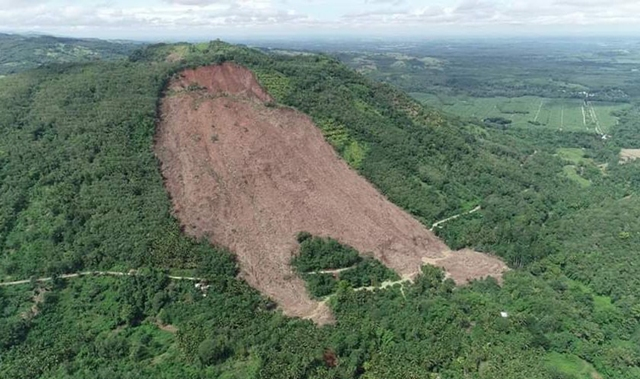
#> input picture Processamento de Imagem/Earthquake_Filipinas.jpeg, 640 x 379 px, given in place of the camera
$ python Object_Detection_and_Object_Tracking.py
#> lines starting #> are read from the running program, lines starting #| are printed output that depends on the picture; after the words box and inside, x2 and y2 are one past the last pixel; in counts of white or black regions, pixels touching at a corner belong together
"""import cv2
import numpy as np

def nothing(x):
    pass

cv2.namedWindow("Tracking")
cv2.createTrackbar("LH", "Tracking", 0, 255, nothing)  #low hue
cv2.createTrackbar("LS", "Tracking", 0, 255, nothing)  #low saturation
cv2.createTrackbar("LV", "Tracking", 0, 255, nothing)  #low value
cv2.createTrackbar("UH", "Tracking", 255, 255, nothing) #up hue
cv2.createTrackbar("US", "Tracking", 255, 255, nothing) #up saturation
cv2.createTrackbar("UV", "Tracking", 255, 255, nothing) #up value

while True:
    frame = cv2.imread('smarties.png')

    hsv = cv2.cvtColor(frame, cv2.COLOR_BGR2HSV)

    l_h = cv2.getTrackbarPos("LH", "Tracking")
    l_s = cv2.getTrackbarPos("LS", "Tracking")
    l_v = cv2.getTrackbarPos("LV", "Tracking")

    u_h = cv2.getTrackbarPos("UH", "Tracking")
    u_s = cv2.getTrackbarPos("US", "Tracking")
    u_v = cv2.getTrackbarPos("UV", "Tracking")

    l_b = np.array([l_h, l_s, l_v])
    u_b = np.array([u_h, u_s, u_v])

    mask = cv2.inRange(hsv, l_b, u_b)

    res = cv2.bitwise_and(frame, frame, mask=mask)

    cv2.imshow("frame", frame)
    cv2.imshow("mask", mask)
    cv2.imshow("res", res)

    key = cv2.waitKey(1)
    if key == 27:
        break

cv2.destroyAllWindows()
"""

import cv2
import numpy as np

def nothing(x):
    pass

cap = cv2.VideoCapture(0);

cv2.namedWindow("Tracking")
cv2.createTrackbar("LH", "Tracking", 0, 255, nothing)
#> slider 'LH' is set to 51
cv2.createTrackbar("LS", "Tracking", 0, 255, nothing)
#> slider 'LS' is set to 51
cv2.createTrackbar("LV", "Tracking", 0, 255, nothing)
#> slider 'LV' is set to 51
cv2.createTrackbar("UH", "Tracking", 255, 255, nothing)
cv2.createTrackbar("US", "Tracking", 255, 255, nothing)
cv2.createTrackbar("UV", "Tracking", 255, 255, nothing)

while True:
    #frame = cv2.imread('smarties.png')
    _, frame = cap.read()
#> frame is the input picture: shape (379, 640, 3); mean B, G, R 107, 123.4, 107.5

    hsv = cv2.cvtColor(frame, cv2.COLOR_BGR2HSV)
#> hsv: shape (379, 640, 3); mean H, S, V 59.1, 65.7, 129.1

    l_h = cv2.getTrackbarPos("LH", "Tracking")
    l_s = cv2.getTrackbarPos("LS", "Tracking")
    l_v = cv2.getTrackbarPos("LV", "Tracking")

    u_h = cv2.getTrackbarPos("UH", "Tracking")
    u_s = cv2.getTrackbarPos("US", "Tracking")
    u_v = cv2.getTrackbarPos("UV", "Tracking")

    l_b = np.array([l_h, l_s, l_v])
    u_b = np.array([u_h, u_s, u_v])

    mask = cv2.inRange(hsv, l_b, u_b)
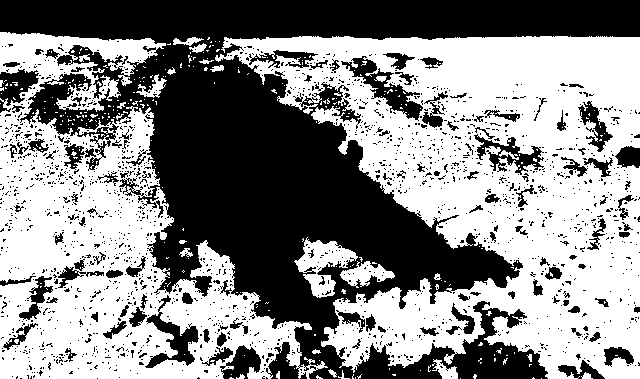
#> mask: shape (379, 640); 54.2% white; 1770 black regions (1645 under 20 px), largest, box (x1, y1, x2, y2) and area: (0, 0, 640, 379) 89809, (341, 56, 423, 121) 1481, (145, 295, 199, 368) 1243

    res = cv2.bitwise_and(frame, frame, mask=mask)
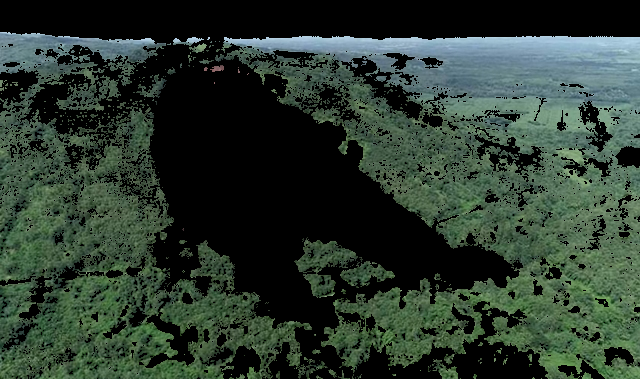
#> res: shape (379, 640, 3); mean B, G, R 47.5, 58.4, 44

    cv2.imshow("frame", frame)
    cv2.imshow("mask", mask)
    cv2.imshow("res", res)

    key = cv2.waitKey(1)
#> (key Esc is pressed here)
    if key == 27:
        break

cap.release()
cv2.destroyAllWindows()

$ run again, on Processamento de Imagem/article 6.jpg
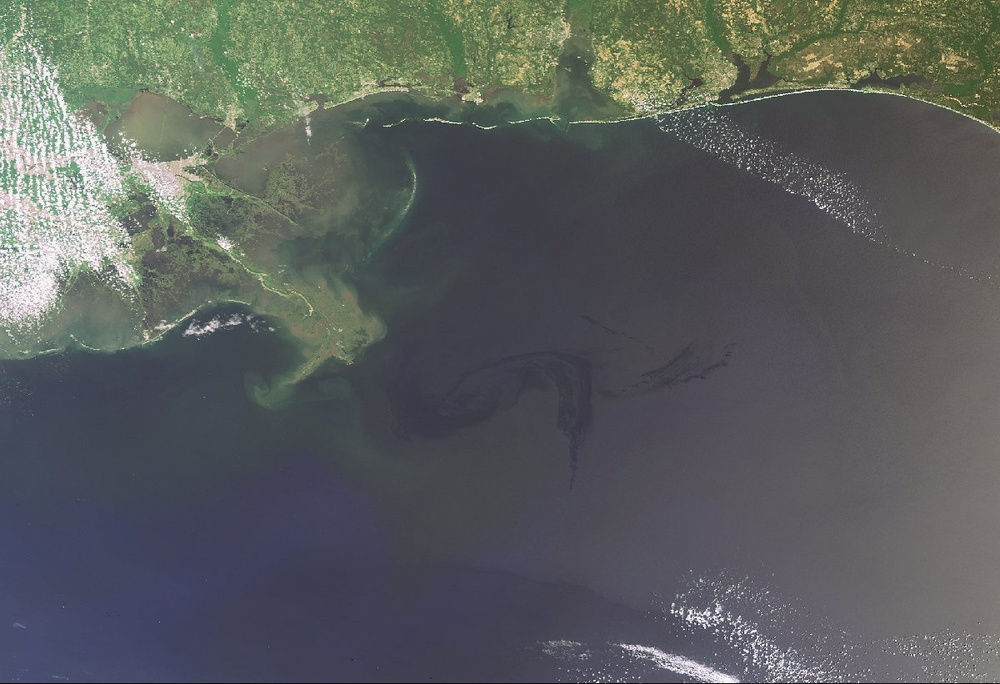
#> input picture Processamento de Imagem/article 6.jpg, 1000 x 684 px, shrunk from 1200 x 821 before the run, given in place of the camera
#> frame is the input picture: shape (684, 1000, 3); mean B, G, R 94.1, 94.4, 90.9
#> hsv: shape (684, 1000, 3); mean H, S, V 92.8, 41.9, 102.3
#> `mask = cv2.inRange(hsv, l_b, u_b)`:
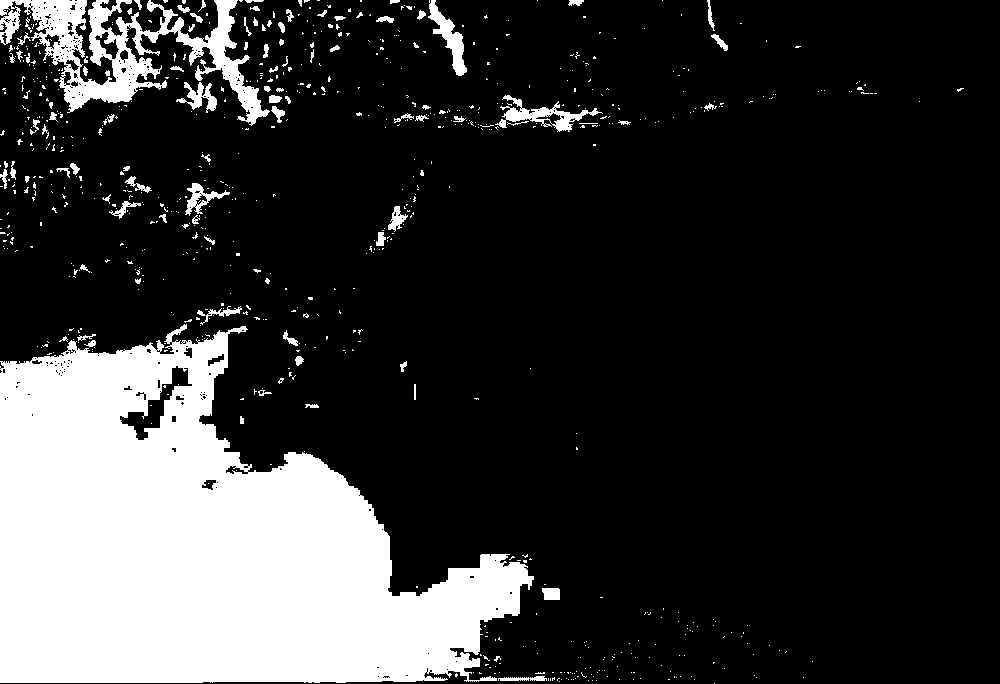
#> mask: shape (684, 1000); 20.3% white; 773 white regions (678 under 20 px), largest, box (x1, y1, x2, y2) and area: (0, 324, 534, 683) 117960, (0, 0, 270, 126) 10887, (495, 95, 603, 132) 1158
#> `res = cv2.bitwise_and(frame, frame, mask=mask)`:
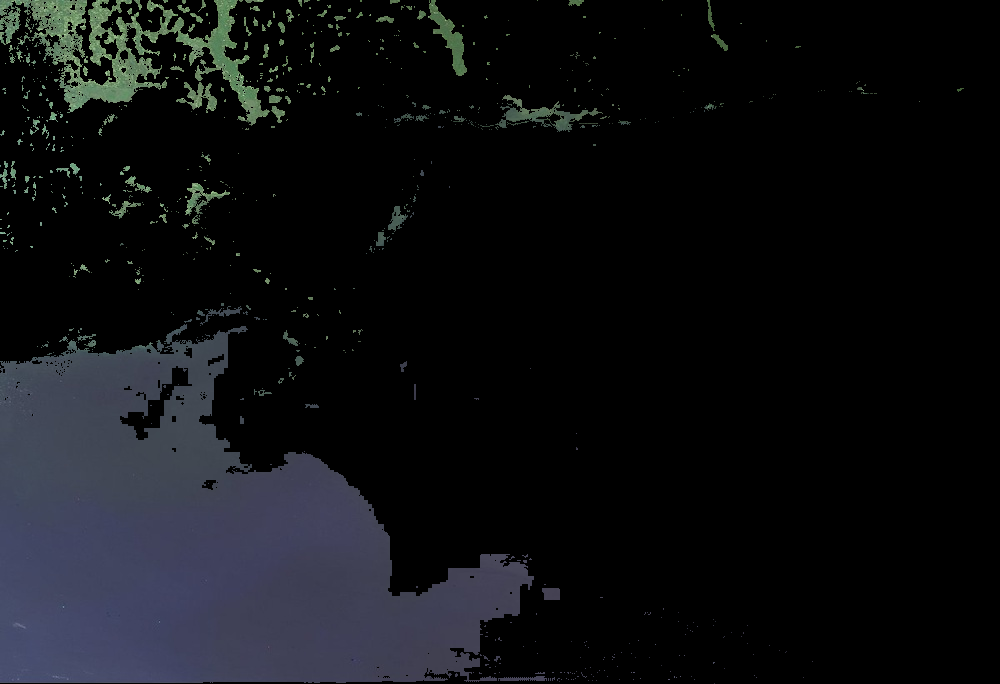
#> res: shape (684, 1000, 3); mean B, G, R 18.6, 15.8, 14.4

$ run again, on Processamento de Imagem/asd.jpg
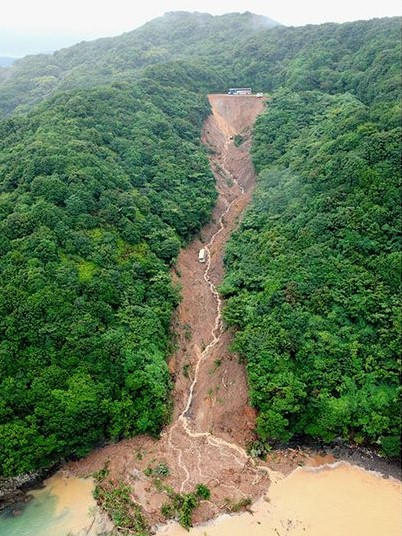
#> input picture Processamento de Imagem/asd.jpg, 402 x 536 px, given in place of the camera
#> frame is the input picture: shape (536, 402, 3); mean B, G, R 94.1, 124.9, 104.3
#> hsv: shape (536, 402, 3); mean H, S, V 52.8, 105.8, 131.6
#> `mask = cv2.inRange(hsv, l_b, u_b)`:
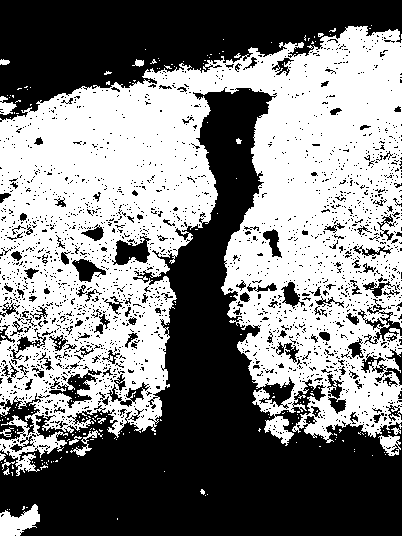
#> mask: shape (536, 402); 50.5% white; 2201 black regions (2056 under 20 px), largest, box (x1, y1, x2, y2) and area: (0, 87, 402, 536) 62956, (0, 0, 402, 122) 26584, (0, 393, 41, 440) 856
#> `res = cv2.bitwise_and(frame, frame, mask=mask)`:
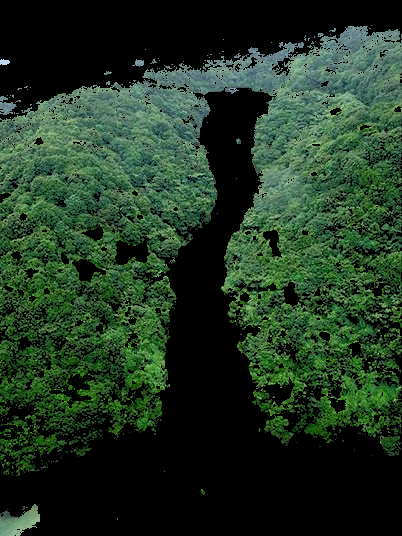
#> res: shape (536, 402, 3); mean B, G, R 34.7, 54, 32.6

$ run again, on Processamento de Imagem/asd2.jpg
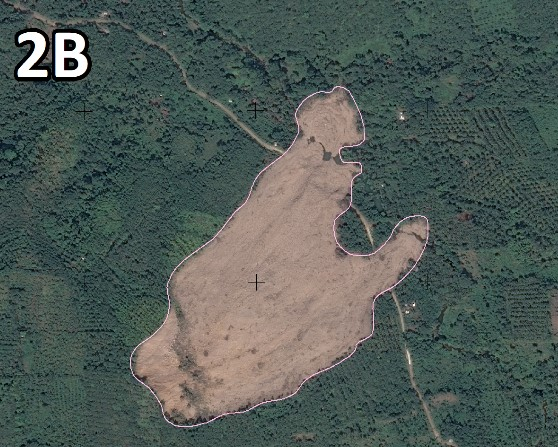
#> input picture Processamento de Imagem/asd2.jpg, 558 x 447 px, given in place of the camera
#> frame is the input picture: shape (447, 558, 3); mean B, G, R 86.5, 91.5, 80.7
#> hsv: shape (447, 558, 3); mean H, S, V 70.7, 64.1, 95.9
#> `mask = cv2.inRange(hsv, l_b, u_b)`:
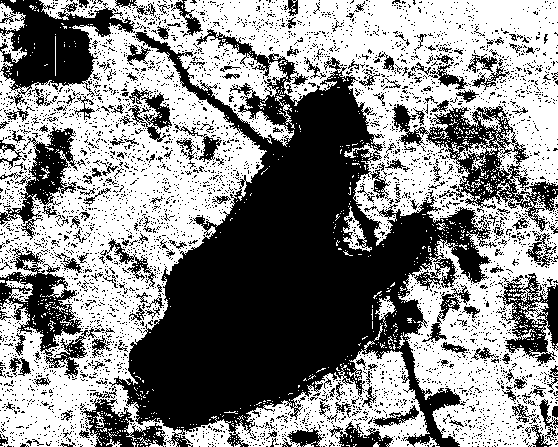
#> mask: shape (447, 558); 53.7% white; 4585 black regions (4381 under 20 px), largest, box (x1, y1, x2, y2) and area: (109, 29, 497, 447) 66865, (0, 0, 135, 106) 6546, (392, 104, 558, 232) 5620
#> `res = cv2.bitwise_and(frame, frame, mask=mask)`:
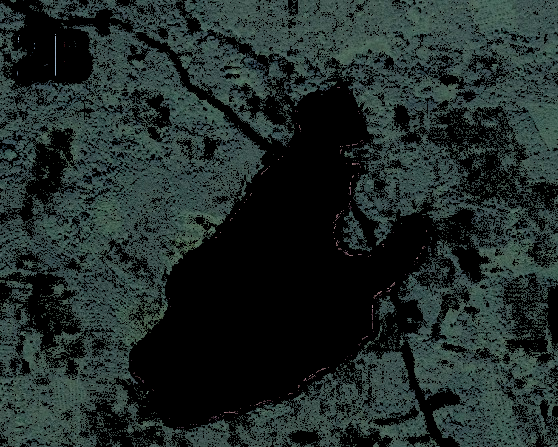
#> res: shape (447, 558, 3); mean B, G, R 41.2, 43.4, 32.2
